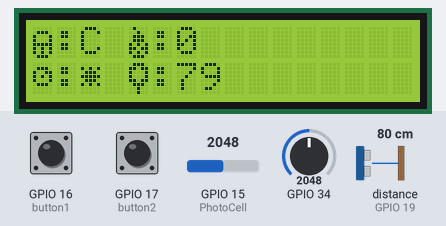
Bench run of a sketch on a simulated ESP32. Shown: 16×2 character LCD. Wiring (inferred from the names in the program): ultrasonic range finder: trigger GPIO 18; echo GPIO 19. The test bench sets the inputs (shaded band); at power-on: GPIO 15 (PhotoCell) = 2048, GPIO 34 = 2048, GPIO 16 (button1) HIGH, GPIO 17 (button2) HIGH, distance to the obstacle (sensor on GPIO 19) 80 cm. The echo pulse lasts 58.3 µs per cm; what the sketch prints to the serial monitor is not drawn.

Above: at 1.3 s.
1.4 s: GPIO 15 (PhotoCell) set to 1051
2.9 s: GPIO 15 (PhotoCell) set to 943
At 3.7 s:
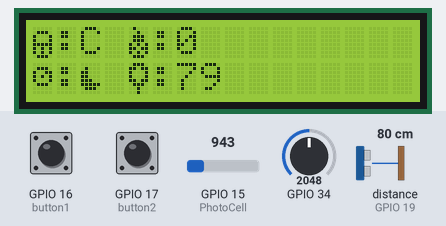
4.5 s: GPIO 34 set to 45
6.0 s: GPIO 34 set to 36
At 7.2 s:
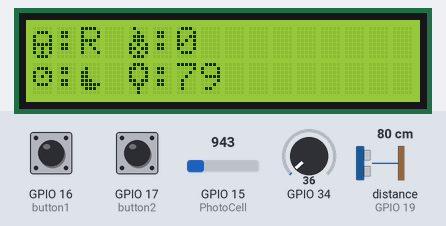
7.5 s: GPIO 15 (PhotoCell) set to 1228
At 7.9 s:
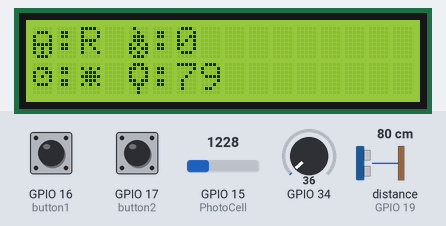
9.0 s: GPIO 34 set to 4095
At 9.6 s:
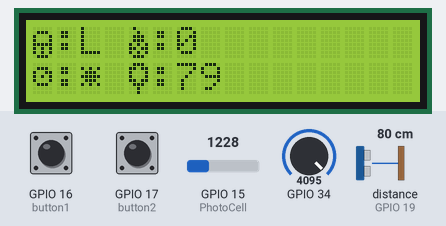
Timing chart, 0 to 11.6 s (numbered marks = the images above; inputs shaded):
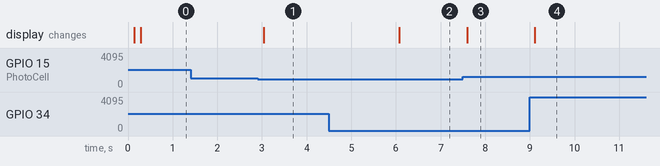

Measured:
- the behaviour switches between 1001 and 1000 on GPIO 15 (PhotoCell) (found by bisection; images 0 and 1)
- the behaviour switches between 41 and 40 on GPIO 34 (found by bisection; images 1 and 2)
- after the input at 1.4 s, every drawn part: stays the same
- after the input at 2.9 s, the display: changes after 0.14 s (image 1)
- after the input at 4.5 s, every drawn part: stays the same
- after the input at 6.0 s, the display: changes after 0.08 s (image 2)
- after the input at 7.5 s, the display: changes after 0.09 s (image 3)
- after the input at 9.0 s, the display: changes after 0.11 s (image 4)

The sketch:

SensorsAndLCD.ino
```cpp
#include <Wire.h>
#include <LiquidCrystal_I2C.h>
#include <WiFi.h>

// Set the LCD address to 0x27 in PCF8574 by NXP and Set to 0x3F in PCF8574A by Ti
LiquidCrystal_I2C lcd(0x27, 16, 2);

// Defines Tirg and Echo pins of the Ultrasonic Sensor
int trigPin = 18;
int echoPin = 19;
int button1 = 16;
int button2 = 17;
int Pressed = 0;
int NotPressed = 1;
int SteeringVarible;
int PhotoCell = 15;
int Speed = 0;

// Variables for the duration and the distance
long duration;
long distance;

byte customChar[] = {
  B00000,
  B01110,
  B10001,
  B10001,
  B11111,
  B10101,
  B10101,
  B01110
};

byte customChar2[] = {
B01000,
  B00100,
  B01110,
  B01110,
  B10101,
  B11011,
  B10101,
  B01110
};

byte customChar3[] {
  B01110,
  B11011,
  B10001,
  B10001,
  B11011,
  B01110,
  B00100,
  B00100
};

byte clockChar[] = {
  B00000,
  B01110,
  B10011,
  B10101,
  B10001,
  B01110,
  B00000,
  B00000
};

byte sunChar[] = {
  B00000,
  B10101,
  B01110,
  B11111,
  B01110,
  B10101,
  B00000,
  B00000
};

byte moonChar[] = {
  B00000,
  B01000,
  B11000,
  B11000,
  B11100,
  B11111,
  B01110,
  B00000
};


void setup() {

  pinMode(trigPin, OUTPUT); // Sets the trigPin as an Output
  pinMode(echoPin, INPUT); // Sets the echoPin as an Input
  pinMode(button1, INPUT);
  pinMode(button2, INPUT);

  Serial.begin(115200);

  // put your setup code here, to run once:
  lcd.init();
  lcd.backlight();
  lcd.createChar(0, customChar);//Steering
  lcd.createChar(1, customChar2);//Fire
  lcd.createChar(2, customChar3); //Distance
  lcd.createChar(3, moonChar);
  lcd.createChar(4, sunChar);
  lcd.createChar(5, clockChar); //Clock

  lcd.home();
  lcd.write(0);
  lcd.setCursor(1, 0);
  lcd.print(":");
  lcd.setCursor(1, 1);
  lcd.print(":");
  lcd.setCursor(0,1);
  lcd.write(5);

  lcd.setCursor(4, 0);
  lcd.write(1);
  lcd.setCursor(5, 0);
  lcd.print(":");

  lcd.setCursor(4, 1);
  lcd.write(2);
  lcd.setCursor(5, 1);
  lcd.print(":");

  delay(10);
}

void loop() {
  //Steering
  lcd.setCursor(2, 0);
  int potValue = (analogRead(34)-2040);
  if ((0<potValue)&&(250>potValue)) {
    SteeringVarible = 0;
  }
  if(potValue >= 2000){
    lcd.print("L");
  }
  else if(potValue <= -2000){
    lcd.print("R");
  }
  else{
    lcd.print("C");
  }

  //Time of day
  lcd.setCursor(2, 1);
  int DayTime = analogRead(PhotoCell);
  Serial.println(DayTime);
  if (DayTime>1000) {
    lcd.write(4);
  } else {
    lcd.write(3);
  }

  //Gas and Break
  if (digitalRead(button1)==Pressed) {
    Speed = Speed+1;
  }
  if (digitalRead(button2)==Pressed) {
    Speed = Speed-1;
  }
  //If speed becomes negative the LCD gets all funky when you go back to (+) integers
  //to solve this you need to clear
  lcd.setCursor(6, 0);
  lcd.print(" ");
  lcd.setCursor(7, 0);
  lcd.print(" ");
  lcd.setCursor(8, 0);
  lcd.print(" ");
  lcd.setCursor(9, 0);
  lcd.print(" ");

  //This sets cars speed limit
  if (Speed>120) {
    Speed = Speed-1;
  }
  if (Speed<-99) {
    Speed = Speed+1;
  }
  lcd.setCursor(6, 0);
  lcd.print(Speed);

  //delay time before the ESP32 read the distance so we can see the measurements that will be displayed
  //All reading are in cm
  delay(100);

  digitalWrite(trigPin, LOW);
  delayMicroseconds(2);
  digitalWrite(trigPin, HIGH);
  delayMicroseconds(10);
  digitalWrite(trigPin, LOW);

  duration = pulseIn(echoPin, HIGH);//This records how long the pulse was
  distance = (duration*.0343)/2;//Here we convert the pulse time in cm

  //The screen needs to be reset so the values dont overlap
  lcd.setCursor(6, 1);
  lcd.print(" ");
  lcd.setCursor(7, 1);
  lcd.print(" ");
  lcd.setCursor(8, 1);
  lcd.print(" ");
  lcd.setCursor(9, 1);
  lcd.print(" ");


  lcd.setCursor(6, 1);
  lcd.print(distance);

  delay(10);
}
```
